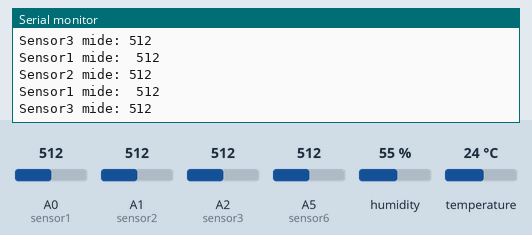
Recording of a sketch running on a simulated Arduino Mega 2560, built with avr-gcc and run on an emulated ATmega2560. Shown: the last lines printed to the serial monitor. Wiring (inferred from the names in the program): DHT11 sensor: data pin 53. The inputs (shaded band) are chosen by the test bench; at power-on: humidity 55 %, A0 (sensor1) = 512, A1 (sensor2) = 512, A2 (sensor3) = 512, A5 (sensor6) = 512, temperature 24 °C.

Above: at 1.2 s.
1.3 s: humidity set to 22 %
At 2.6 s:
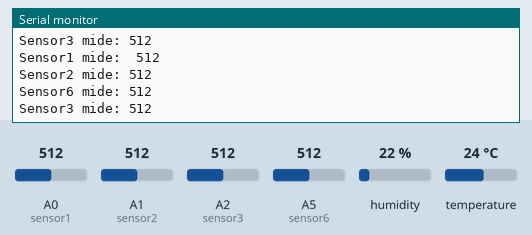
2.8 s: A0 (sensor1) set to 716
At 3.6 s:
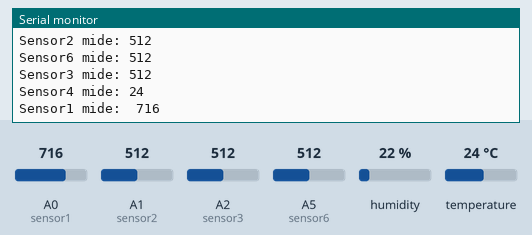
4.3 s: A1 (sensor2) set to 716
At 5.6 s:
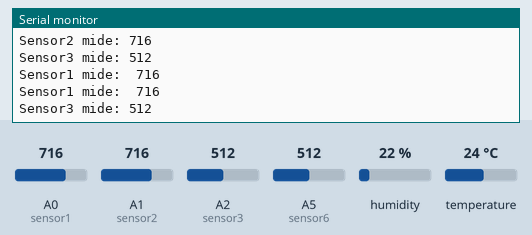
5.8 s: A2 (sensor3) set to 716
At 7.1 s:
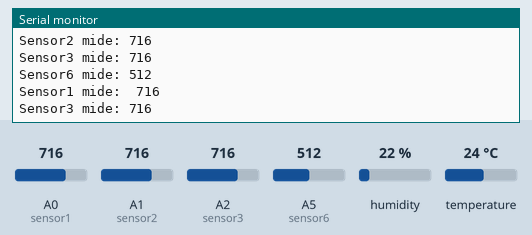
7.3 s: A5 (sensor6) set to 716
At 8.2 s:
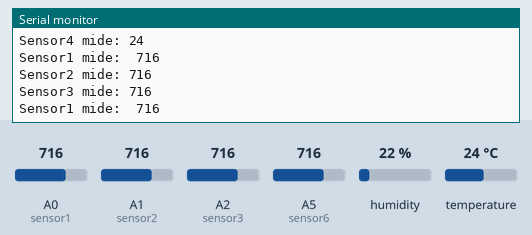
8.8 s: temperature set to 12 °C
At 9.6 s:
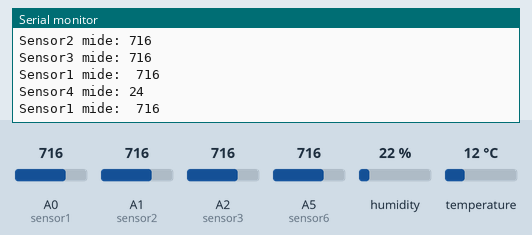
Timing chart, 0 to 11.3 s (numbered marks = the images above; inputs shaded):
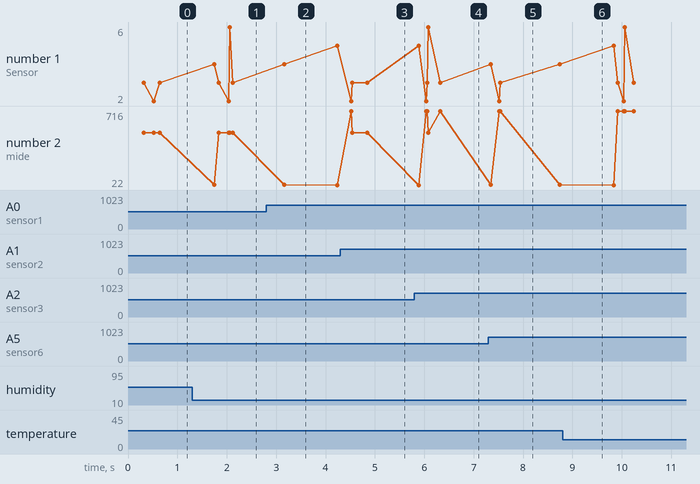

The sketch:

AD.ino
```cpp
  #include "TimerOne.h"

  int sensado1, sensado2, sensado3, sensado4, sensado5, sensado6;
  int contador_tiempo;
  long tiempo;
  int T1, T2, T3, T4, T5, T6;
  boolean flag;

  #define sensor1 A0
  #define sensor2 A1
  #define sensor3 A2
  #define sensor4 A3
  #define sensor5 A4
  #define sensor6 A5

  void setup(){

    T1 = 200;
    T2 = 500;
    T3 = 300;
    T4 = 700;
    T5 = 800;
    T6 = 1000;

    cli();//stop interrupts

    Timer1.initialize(100000);         // initialize timer1, en microsegundos, cada 100ms
    Timer1.attachInterrupt(interrupcion);  // attaches callback() as a timer overflow interrupt
    sei();//allow interrupts

    Serial.begin(9600);
  }

  void loop(){
    read_sensors();
  }

  void interrupcion(){ //cada 100ms
    contador_tiempo++;
    tiempo = 100*contador_tiempo;
    flag = true;
  }


  void read_sensors(){
    //Trabajaremos con interrupción timer 1
    if(flag){

      if(multiplo_tiempo(tiempo,T1)){
        sensado1 = lectura1();
        Serial.print("Sensor1 mide:  ");
        Serial.println(sensado1);
      }
      if(multiplo_tiempo(tiempo,T2)){
        sensado2 = lectura2();
        Serial.print("Sensor2 mide: ");
        Serial.println(sensado2);
      }
      if(multiplo_tiempo(tiempo,T3)){
        sensado3 = lectura3();
        Serial.print("Sensor3 mide: ");
        Serial.println(sensado3);
      }
      if(multiplo_tiempo(tiempo,T4)){
        sensado4 = lectura4();
        Serial.print("Sensor4 mide: ");
        Serial.println(sensado4);
      }
      if(multiplo_tiempo(tiempo,T5)){
        sensado5 = lectura5();
        Serial.print("Sensor5 mide: ");
        Serial.println(sensado5);
      }
      if(multiplo_tiempo(tiempo,T6)){
        sensado6 = lectura6();
        Serial.print("Sensor6 mide: ");
        Serial.println(sensado6);
      }

      flag = false;
    }

  }

  //Se van a tomar 4 muestras que se van a promediar
  //El mínimo tiempo de intervalo de cada lectura es 100ms

  int lectura1(){ //humedad suelo
    int acumulador1 = 0;
    for(int i = 1; i <=4 ; i++ ){
      acumulador1 += analogRead(sensor1);
      delay(5);
    }
    return (int)acumulador1/4;
  }

  int lectura2(){ //radiacion solar
    int acumulador2 = 0;
    for(int i = 1; i <=4 ; i++ ){
      acumulador2 += analogRead(sensor2);
      delay(5);
    }
    return (int)acumulador2/4;
  }

  int lectura3(){ //pH solar
    int acumulador3 = 0;
    for(int i = 1; i <=4 ; i++ ){
      acumulador3 += analogRead(sensor3);
      delay(5);
    }
    return (int)acumulador3/4;
  }

  int lectura4(){  //temperatura ambiente
    float acumulador4 = 0;
    for(int i = 1; i <=4 ; i++ ){
      acumulador4 += read_temp_amb();
      delay(5);
    }

    return (int)acumulador4/4;
  }

  int lectura5(){ //humedad ambiente
    float acumulador5 = 0;
    for(int i = 1; i <=4 ; i++ ){
      acumulador5 += read_hum_amb();
      delay(5);
    }

    return (int)acumulador5/4;
  }

  int lectura6(){
    int acumulador6 = 0;
    for(int i = 1; i <=4 ; i++ ){
      acumulador6 += analogRead(sensor6);
      delay(5);
    }
    return (int)acumulador6/4;


  }

  boolean multiplo_tiempo(long tiempo , int T){

    int cociente, resto;
    cociente = tiempo/T;
    resto = tiempo - cociente*T;
    if(resto == 0)
      return true;
    else
      return false;
  }
```

SensorDHT.ino
```cpp
#include "DHT.h"
#define DHTPIN 53
#define DHTTYPE DHT11
DHT dht(DHTPIN, DHTTYPE);


float read_temp_amb(){
  float t = dht.readTemperature();
  return t;
}

float read_hum_amb(){
  float h = dht.readHumidity();
  return h;
}


//  if (isnan(t) && isnan(h)) {
//    Serial.println("Failed to read from DHT");
//  } else {
//    Serial.print("Humidity: ");
//    Serial.print(h);
//    Serial.print(" %\t");
//    Serial.print("Temperature: ");
//    Serial.print(t);
//    Serial.println(" *C");
//  }
//  delay(1000);
//}
```

Measured:
- after the input at 2.8 s, the serial monitor: prints a new line after 0.42 s (image 2)
- after the input at 4.3 s, the serial monitor: prints a new line after 0.22 s (image 3)
- after the input at 5.8 s, the serial monitor: prints a new line after 0.26 s (image 4)
